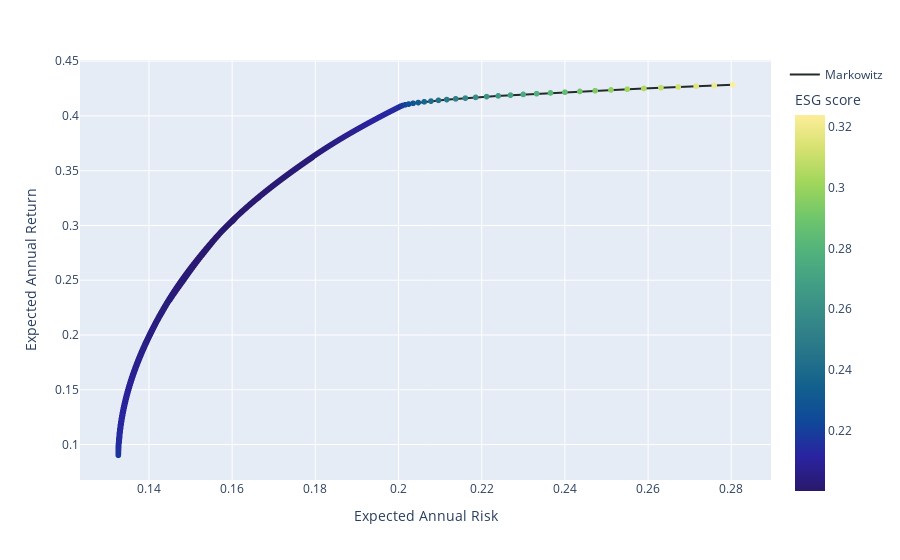

The cell this chart's notebook holds for it:
### Code cell
fig = my_plotting.plotting_projection_plotly(FA_3D_best, ef_R)
fig.show()
